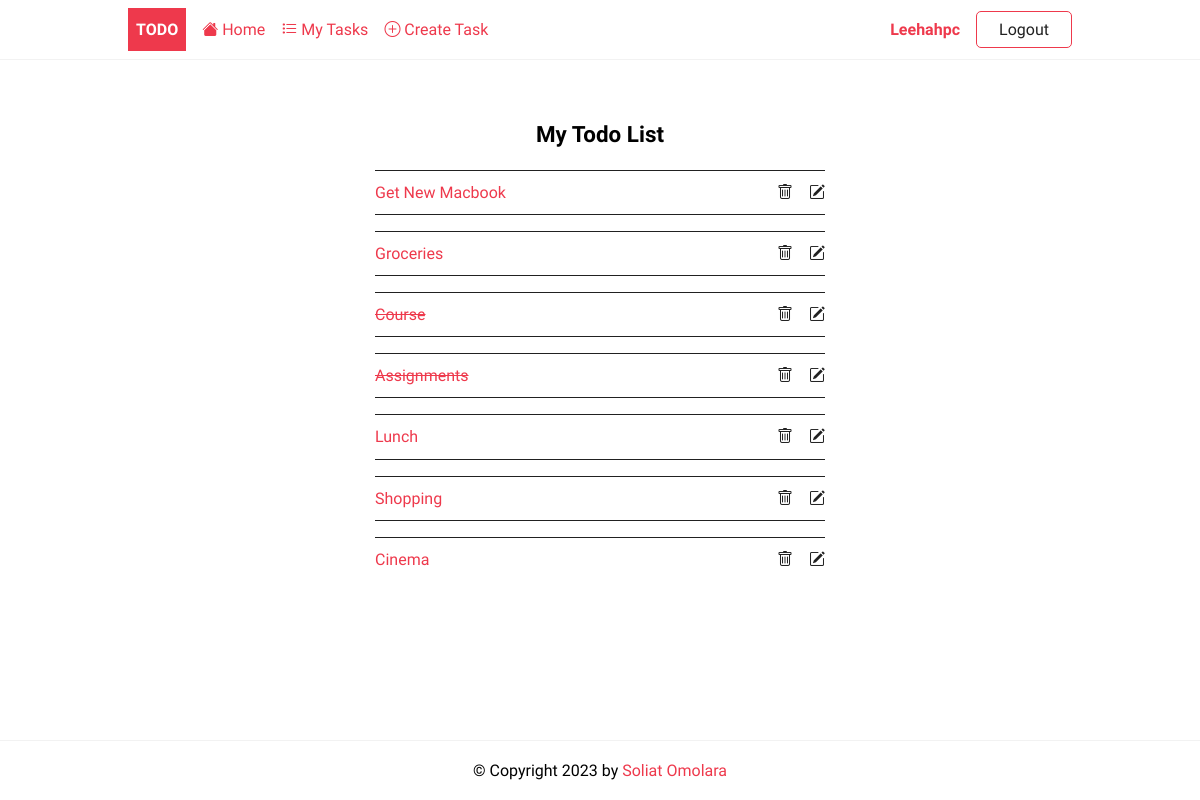
Before: /tasks/ (signed in) with the older database file.
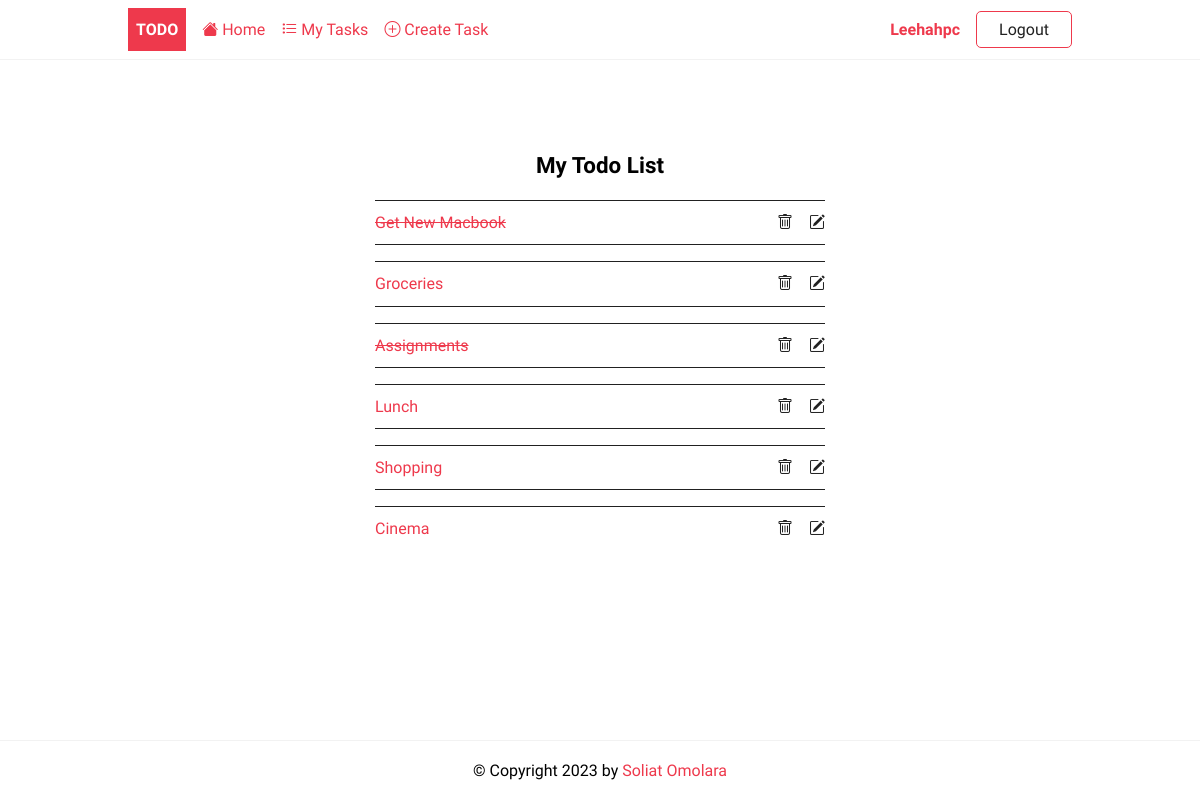
After: the same page with the newer database file.
### todoapp/models.py (models this page shows, shortened)
class Todo(models.Model):
    user = models.ForeignKey(User, on_delete=models.CASCADE, null=True, blank=True)
    title = models.CharField(max_length=250)
    description = models.TextField(null=True, blank=True)
    completed = models.BooleanField(default=False)
    created = models.DateTimeField(auto_now_add=True)

### todoapp/views.py (the view)
# urls.py: path('tasks/', TodoList.as_view(),name='tasks'),
class TodoList(LoginRequiredMixin,ListView):
    model = Todo
    context_object_name = 'tasks'
    def get_context_data(self, **kwargs):
        context = super().get_context_data(**kwargs)
        context['tasks'] = context['tasks'].filter(user=self.request.user)
        return context

### todoapp/templates/todoapp/todo_list.html
{%extends 'todoapp/base.html'%}
{%block content%}
<div class="center">
	<h2>My Todo List</h2>
	{% if tasks %}
	<ul class="tasks">
		{% for task in tasks %}
			<li><li><a href="{% url 'details' task.id %}" class="{% if task.completed%}completed{%endif%}">{{ task.title }}</a>
				 <div  class="task-controls">
					<a href="{%url 'delete' task.id %}"><i class="bi bi-trash"></i> </a>
                    <a href="{%url 'update' task.id %}"><i class="bi bi-pencil-square"></i></a>
		         </div>
		    </li>
		{% endfor %}
	{% else %}
		<p>🎉 Yay, you have no pending tasks!</p>
	{% endif %}
	</ul>
</div>
{%endblock content%}

### todoapp/templates/todoapp/base.html (shortened to what this page needs)
{%load static %}
<!DOCTYPE html>
<html lang="en">
    <head>
        <link rel="stylesheet" href="{% static 'css/style.css' %}" />
    </head>
    <body>
        <header class="header">
            <div class="container">
            	<a href="{%url 'home'%}" class="logo">Todo</a>
                <nav class="nav">
                	<a href="{%url 'home'%}"><i class="bi bi-house-fill"></i> Home</a>
                    {% if request.user.is_authenticated %}
	    	              	<a href="{% url 'tasks' %}"><i class="bi bi-list-task"></i> My Tasks</a>
	    	              	<a href="{% url 'create' %}"><i class="bi bi-plus-circle"></i> Create Task</a>
                            <a href="{% url 'profile' %}" title="Update my profile">{{request.user | title}}</a>
	    	                <a href="{% url 'logout' %}" class="btn btn-outline">Logout</a>
	                {% else %}
							<a href="{% url 'login' %}" class="btn btn-outline">Login</a>
	            	        <a href="{% url 'register' %}" class="btn btn-primary">Join Now</a>
	                {% endif %}
                </nav>
            </div>
        </header>
        <main>
            <div class="container">
             {%block content %}
             {%endblock content%}
            </div>
        </main>
        <footer class="footer">
            <div class="container">
				<p>&copy; Copyright {% now "Y" %} by <a href="https://github.com/SoliatOmolara">Soliat Omolara</a></p>
            </div>
        </footer>
    </body>
</html>

### static/css/style.css (style rules this page uses)
:root { --color-primary: #ee394c; --color-secondary: #86b7fe; --color-light: #f2f2f2; --color-gray: #ced4da; --color-dark: #212121; --color-white: #ffffff; --color-error: #e2442f; --color-warning: #ffc900; --color-info: #02a2b9; --color-success: #1ba345; --color-input: #00d1b2; --border-radius: 5px; }
* { margin: 0; padding: 0; box-sizing: border-box; text-rendering: optimizeLegibility; }
html, body { height: 100%; }
body { font-family: 'Dosis', sans-serif; font-size: 1rem; line-height: 1.7; display: flex; flex-direction: column; }
h2 { font-size: 1.4rem; }
a { color: var(--color-primary); text-decoration: none; }
.container { max-width: 960px; margin: 0 auto; padding: 0.5rem; }
.header { border-bottom: solid 1px var(--color-light); }
.header .container { display: flex; align-items: center; gap:1rem; }
.nav { display:flex; gap:1rem; align-items: center; justify-content: center; flex-basis: 100%; }
.nav a:nth-last-child(2) { margin-left: auto; font-weight: bold; }
.logo { padding: 0.5rem; background-color: var(--color-primary); text-decoration: none; color: var(--color-white); font-weight: bold; text-transform: uppercase; }
.tasks { list-style: none; width: 100%; max-width: 450px; }
.tasks li { display: flex; justify-content: space-between; align-items: center; width: 100%; border-bottom: solid 1px var(--color-dark); padding: 0.5rem 0; }
.tasks li:last-of-type { border-bottom: none; }
.task-controls { display: flex; justify-content: space-between; gap: 1rem; }
.task-controls a { color: var(--color-dark); }
.completed { text-decoration: line-through; }
.footer p { text-align: center; }
.footer { margin-top: auto; padding: 0.5rem 0; border-top: solid 1px var(--color-light); }
.btn { padding: 0.25rem 0.75rem; border-radius: var(--border-radius); background-color: var(--color-white); border: solid 1px var(--color-white); color: var(--color-dark); cursor: pointer; text-decoration: none; font-size: 1rem; min-width: 6rem; text-align: center; }
.btn-outline { border: solid 1px var(--color-primary); }
.center { display: flex; flex-direction: column; align-items: center; justify-content: center; min-height: 70vh; }

Changed rows visible on the page:
removed Todo: title "Course", completed True (drawn)
changed Todo "Get New Macbook": completed False → True (drawn)
